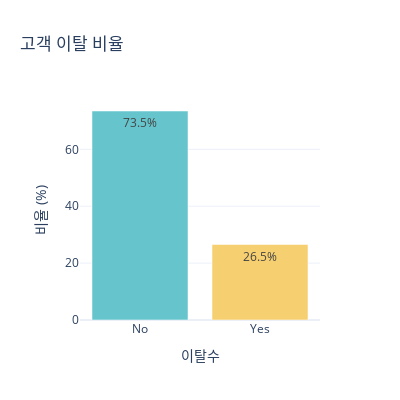

The notebook cell this image was saved under:
### Markdown cell above
### 기초데이터 확인

### Code cell
import plotly.express as px

churn_rate = (df['Churn'].value_counts(normalize=True) * 100)
print(churn_rate)
churn_rate_str = churn_rate.map('{:0.1f}%'.format)
print(churn_rate_str) # No, Yes : index, 해당 값 : values

fig = px.bar(churn_rate, x=churn_rate.index, y=churn_rate.values, labels={'y':'비율 (%)', 'index':'Churn'},
             title='고객 이탈 비율', text=churn_rate_str,
             color=churn_rate.index, color_discrete_sequence=px.colors.qualitative.Pastel, template='plotly_white', width=400, height=400)
fig.update_layout(xaxis_title='이탈수', yaxis_title='비율 (%)', showlegend=False)
fig.show()

### Figure 1 — Plotly figure (JSON) as saved in the notebook; plotly's stock layout.template omitted (floating-point values rounded to 4 significant figures)
{"data": [{"alignmentgroup": "True", "hovertemplate": "Churn=%{x}<br>비율 (%)=%{y}<br>text=%{text}<extra></extra>", "legendgroup": "No", "marker": {"color": "rgb(102, 197, 204)", "pattern": {"shape": ""}}, "name": "No", "offsetgroup": "No", "orientation": "v", "showlegend": true, "text": ["73.5%"], "textposition": "auto", "type": "bar", "x": ["No"], "xaxis": "x", "y": [73.46], "yaxis": "y"}, {"alignmentgroup": "True", "hovertemplate": "Churn=%{x}<br>비율 (%)=%{y}<br>text=%{text}<extra></extra>", "legendgroup": "Yes", "marker": {"color": "rgb(246, 207, 113)", "pattern": {"shape": ""}}, "name": "Yes", "offsetgroup": "Yes", "orientation": "v", "showlegend": true, "text": ["26.5%"], "textposition": "auto", "type": "bar", "x": ["Yes"], "xaxis": "x", "y": [26.54], "yaxis": "y"}], "layout": {"barmode": "relative", "height": 400, "legend": {"title": {"text": "Churn"}, "tracegroupgap": 0}, "showlegend": false, "title": {"text": "고객 이탈 비율"}, "width": 400, "xaxis": {"anchor": "y", "categoryarray": ["No", "Yes"], "categoryorder": "array", "domain": [0, 1], "title": {"text": "이탈수"}}, "yaxis": {"anchor": "x", "domain": [0, 1], "title": {"text": "비율 (%)"}}}}
